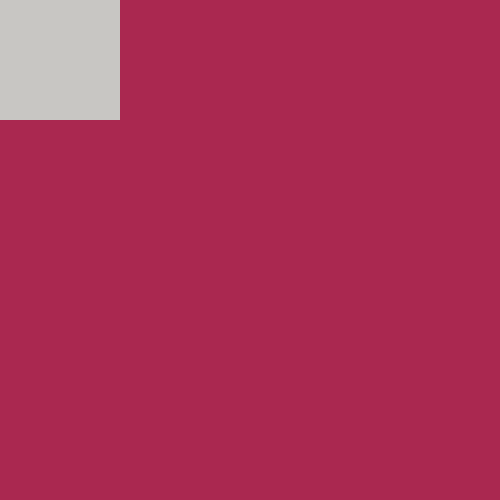
Frame 1 (no input)
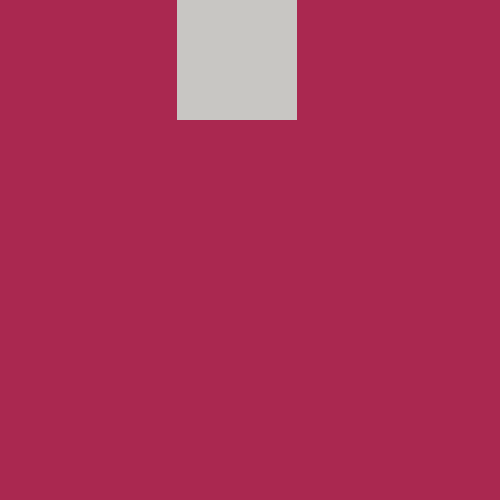
Frame 60 (the mouse pressed at the canvas centre just before this capture)
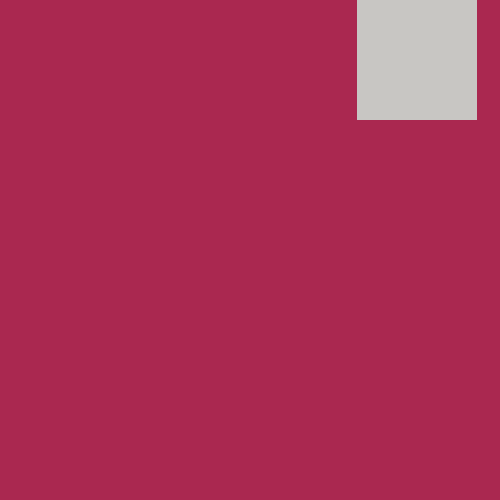
Frame 120 (the mouse held since frame 60 and released just before this capture)

The Processing sketch that drew these frames (run headless with seeded random() and noise(); from frame 60 on, the mouse is pressed at the canvas centre):

// Processing sketch: code_07_35
// ── code_07_35.pde
int x = 0;
int y = 0;
int speed = 3;
int state = 0;

int tam = 120;

void setup(){
  size(500, 500);
}

void draw(){
  background(170, 40, 80);
  noStroke();
  
  
  fill(200, 198, 195);
  rect(x, y, tam, tam);
  
  if(state == 0){
    x += speed;
    if(x > width - tam){
    state = 1;
    }
  }else if(state == 1){
    y += speed;
    if(y > height - tam){
    state = 2;
    }
  }else if(state == 2){
    x -= speed;
    if(x < 0 ){
    state = 3;
    }
  }else if(state == 3){
    y -= speed;
    if(y < 0){
      y = 0;
      state = 0;
    }
  }
  println(state);
}
